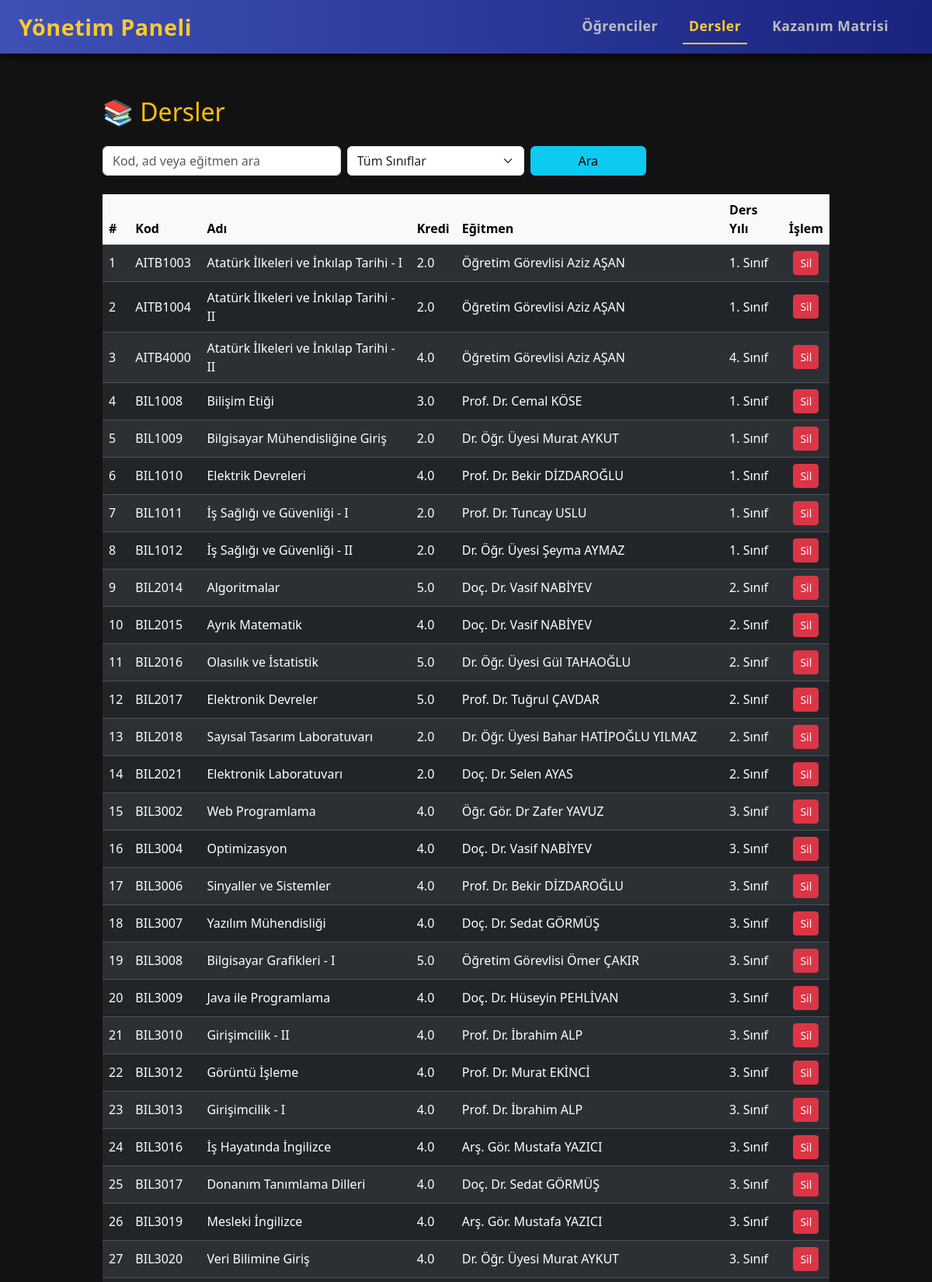
Page /courses/ (signed in, upper part) on the committed database.
### models/__init__.py (models this page shows, shortened)
class Course(db.Model):
    id   = db.Column(db.Integer, primary_key=True)
    code = db.Column(db.String(10), unique=True, nullable=False)
    name = db.Column(db.String(120), nullable=False)
    credit = db.Column(db.Double, nullable=False)
    lecturer = db.Column(db.String(120), nullable=False)
    year = db.Column(db.Integer,nullable=False)
    results = db.relationship("Result", backref="course", lazy=True)

### routes/courses.py (the view, shortened to what this page needs)
@bp.route("/")
@login_required
def list_courses():
    year_param = request.args.get("year", "all")   # 'all', '1', '2', ...
    q          = request.args.get("q", "").strip()
    query = Course.query
    if year_param and year_param != "all":
        try:
            query = query.filter_by(year=int(year_param))
        except ValueError:
            pass
    courses = query.order_by(Course.code).all()
    return render_template("courses.html", courses=courses,
                           year=year_param, q=q)

### app.py (called while the page is built)
def create_app():
    app = Flask(__name__)
    app.config.from_object(Config)
    db.init_app(app)
    login_manager.init_app(app)
    app.register_blueprint(course_stats_bp)
    app.register_blueprint(auth_bp)
    app.register_blueprint(upload_bp)
    app.register_blueprint(students_bp)
    app.register_blueprint(courses_bp)
    app.register_blueprint(results_bp)
    app.register_blueprint(pc_mapping_bp)
    app.register_blueprint(view_mapping_bp)
    app.register_blueprint(pc_contrib_bp)
    with app.app_context():
        db.create_all()
    @login_manager.user_loader
    def load_user(user_id):
        return Admin.query.get(int(user_id))
    @app.route("/")
    def index():
        return render_template("index.html", title="Yönetim Paneli")
    return app

### templates/courses.html (shortened to what this page needs)
{% extends "layout.html" %}
{% block content %}
<div class="container py-4">
  <h2 class="text-warning mb-4">📚 Dersler</h2>
  <form method="get" class="row g-2 mb-4" id="filterForm">
    <div class="col-md-4">
      <input type="text" name="q" value="{{ q or '' }}" class="form-control"
             placeholder="Kod, ad veya eğitmen ara">
    </div>
    <div class="col-md-3">
      <select name="year" class="form-select"
              onchange="document.getElementById('filterForm').submit()">
        <option value="all" {{ 'selected' if year=='all' }}>Tüm Sınıflar</option>
      </select>
    </div>
    <div class="col-md-2">
      <button class="btn btn-info w-100">Ara</button>
    </div>
  </form>
  <table class="table table-dark table-striped align-middle">
    <thead class="table-light">
      <tr>
        <th>#</th><th>Kod</th><th>Adı</th><th>Kredi</th>
        <th>Eğitmen</th><th>Ders Yılı</th><th class="text-center">İşlem</th>
      </tr>
    </thead>
    <tbody>
    {% for c in courses %}
      <tr>
        <td>{{ loop.index }}</td>
        <td>{{ c.code }}</td><td>{{ c.name }}</td>
        <td>{{ c.credit }}</td><td>{{ c.lecturer }}</td>
        <td>{{ c.year }}. Sınıf</td>
        <td class="text-center">
          <form method="post" action="{{ url_for('courses.delete_course', id=c.id) }}"
                onsubmit="return confirm('⚠️ Bu ders silinecek ve tüm not & katkıları kaldırılacak. Emin misiniz?')">
            <button class="btn btn-sm btn-danger">Sil</button>
          </form>
        </td>
      </tr>
    {% else %}
      <tr><td colspan="7" class="text-center text-muted">📭 Ders bulunamadı.</td></tr>
    {% endfor %}
    </tbody>
  </table>
</div>
{% endblock %}

### static/css/style.css (style rules this page uses)
body { background: black; color: #eeee; font-family: Arial, sans-serif; }

### templates/layout.html (style rules this page uses)
body { background-color: #121212; color: #e0e0e0; font-family: 'Segoe UI', Tahoma, Geneva, Verdana, sans-serif; min-height: 100vh; display: flex; flex-direction: column; }
.container { flex-grow: 1; max-width: 1000px; padding: 2rem 1rem 4rem 1rem; margin: 0 auto; }

### rows in the picture
Course: code "AITB1003", name "Atatürk İlkeleri ve İnkılap Tarihi - I", credit "2.0", lecturer "Öğretim Görevlisi Aziz AŞAN", year "1"
Course: code "AITB1004", name "Atatürk İlkeleri ve İnkılap Tarihi - II", credit "2.0", lecturer "Öğretim Görevlisi Aziz AŞAN", year "1"
Course: code "AITB4000", name "Atatürk İlkeleri ve İnkılap Tarihi - II", credit "4.0", lecturer "Öğretim Görevlisi Aziz AŞAN", year "4"
Course: code "BIL1008", name "Bilişim Etiği", credit "3.0", lecturer "Prof. Dr. Cemal KÖSE", year "1"
Course: code "BIL1009", name "Bilgisayar Mühendisliğine Giriş", credit "2.0", lecturer "Dr. Öğr. Üyesi Murat AYKUT", year "1"
Course: code "BIL1010", name "Elektrik Devreleri", credit "4.0", lecturer "Prof. Dr. Bekir DİZDAROĞLU", year "1"
Course: code "BIL1011", name "İş Sağlığı ve Güvenliği - I", credit "2.0", lecturer "Prof. Dr. Tuncay USLU", year "1"
Course: code "BIL1012", name "İş Sağlığı ve Güvenliği - II", credit "2.0", lecturer "Dr. Öğr. Üyesi Şeyma AYMAZ", year "1"
Course: code "BIL2014", name "Algoritmalar", credit "5.0", lecturer "Doç. Dr. Vasif NABİYEV", year "2"
Course: code "BIL2015", name "Ayrık Matematik", credit "4.0", lecturer "Doç. Dr. Vasif NABİYEV", year "2"
Course: code "BIL2016", name "Olasılık ve İstatistik", credit "5.0", lecturer "Dr. Öğr. Üyesi Gül TAHAOĞLU", year "2"
Course: code "BIL2017", name "Elektronik Devreler", credit "5.0", lecturer "Prof. Dr. Tuğrul ÇAVDAR", year "2"
Course: code "BIL2018", name "Sayısal Tasarım Laboratuvarı", credit "2.0", lecturer "Dr. Öğr. Üyesi Bahar HATİPOĞLU YILMAZ", year "2"
Course: code "BIL2021", name "Elektronik Laboratuvarı", credit "2.0", lecturer "Doç. Dr. Selen AYAS", year "2"
Course: code "BIL3002", name "Web Programlama", credit "4.0", lecturer "Öğr. Gör. Dr Zafer YAVUZ", year "3"
Course: code "BIL3004", name "Optimizasyon", credit "4.0", lecturer "Doç. Dr. Vasif NABİYEV", year "3"
Course: code "BIL3006", name "Sinyaller ve Sistemler", credit "4.0", lecturer "Prof. Dr. Bekir DİZDAROĞLU", year "3"
Course: code "BIL3007", name "Yazılım Mühendisliği", credit "4.0", lecturer "Doç. Dr. Sedat GÖRMÜŞ", year "3"
Course: code "BIL3008", name "Bilgisayar Grafikleri - I", credit "5.0", lecturer "Öğretim Görevlisi Ömer ÇAKIR", year "3"
Course: code "BIL3009", name "Java ile Programlama", credit "4.0", lecturer "Doç. Dr. Hüseyin PEHLİVAN", year "3"
Course: code "BIL3010", name "Girişimcilik - II", credit "4.0", lecturer "Prof. Dr. İbrahim ALP", year "3"
Course: code "BIL3012", name "Görüntü İşleme", credit "4.0", lecturer "Prof. Dr. Murat EKİNCİ", year "3"
Course: code "BIL3013", name "Girişimcilik - I", credit "4.0", lecturer "Prof. Dr. İbrahim ALP", year "3"
Course: code "BIL3016", name "İş Hayatında İngilizce", credit "4.0", lecturer "Arş. Gör. Mustafa YAZICI", year "3"
Course: code "BIL3017", name "Donanım Tanımlama Dilleri", credit "4.0", lecturer "Doç. Dr. Sedat GÖRMÜŞ", year "3"
Course: code "BIL3019", name "Mesleki İngilizce", credit "4.0", lecturer "Arş. Gör. Mustafa YAZICI", year "3"
Course: code "BIL3020", name "Veri Bilimine Giriş", credit "4.0", lecturer "Dr. Öğr. Üyesi Murat AYKUT", year "3"
